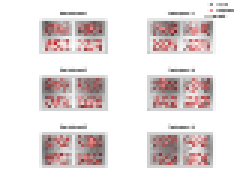
%> input picture func/Tutorials/html/test_pdf.png, 82 x 64 px (shown 3 times larger)
$ octave --eval "result = correctImage(imread('../Tutorials/html/test_pdf.png'));"   (GNU Octave 9; MATLAB toolbox functions it lacks are replaced by stand-ins)
%> lines starting %> are read from the running program, lines starting %| are printed output that depends on the picture
function uniformImg = correctImage(img)

% NOT WORKING

uniformImg = correctImage_CLAHE(img);

figure; imshow(uniformImg);


function uniformImg = correctImage_CLAHE(img)

% Contrast-Limited Adaptive Histogram Equalization (CLAHE)

% 1. Convert to L*a*b* space
labImg = rgb2lab(img);
%> labImg: size 64x82x3 double; mean of channels 1, 2, 3 90, 2.9, 1.3

% 2. Extract the L (Luminance) channel
L = labImg(:,:,1);
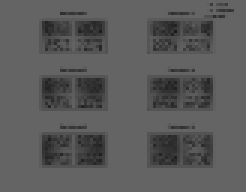
%> L: size 64x82 double (shown 3 times larger); min 25.31, max 100, mean 90

% 3. Apply CLAHE to the L channel
% Divide by 100 because L is [0 100], and adapthisteq expects [0 1]
L_normalized = adapthisteq(L / 100, 'NumTiles', [8 8], 'ClipLimit', 0.02) * 100;
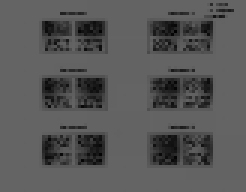
%> L_normalized: size 64x82 double (shown 3 times larger); min 0, max 100, mean 87.2

% 4. Replace the original L channel with the normalized one
labImg(:,:,1) = L_normalized;
%> labImg: size 64x82x3 double; mean of channels 1, 2, 3 87.2, 2.9, 1.3

% 5. Convert back to RGB
uniformImg = lab2rgb(labImg);
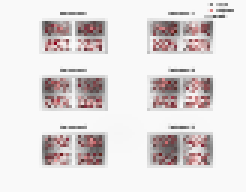
%> uniformImg: size 64x82x3 double (shown 3 times larger); mean R, G, B 0.884, 0.856, 0.857; drawn with min black and max white

uniformImg = im2uint8(uniformImg);
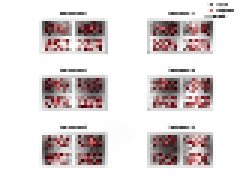
%> uniformImg: size 64x82x3 uint8 (shown 3 times larger); mean R, G, B 225.4, 218.4, 218.7


function correctImage_gradient

% 1. Convert to grayscale to get intensity
grayImg = im2double(im2gray(img));

% 2. Create the "lighting map" by heavy Gaussian blurring
% Sigma should be large enough to blur out the objects (e.g., 50+)
background = imgaussfilt(grayImg, 50);

% figure; imshow(background);

% 3. Divide image by background to remove shading
% (Add a small epsilon to avoid division by zero)
correctedIntensity = grayImg ./ (background + 0.1);

% figure; imshow(correctedIntensity);

% 4. Rescale to standard [0 1] range
correctedIntensity = rescale(correctedIntensity);

% 5. Apply this correction to the original RGB
% We multiply the original channels by the ratio of correction
% This preserves the colour while fixing the intensity
ratio = correctedIntensity ./ (grayImg + eps);
% figure; imshow(uint8(ratio));

uniformImg = uint8(double(img) .* ratio);


% % Add 0.1 to every pixel (range 0 to 1)
% uniformImg = uniformImg + 10;
%
% % Clip values
% uniformImg(uniformImg > 255) = 255;


figure; imshow(uniformImg);
